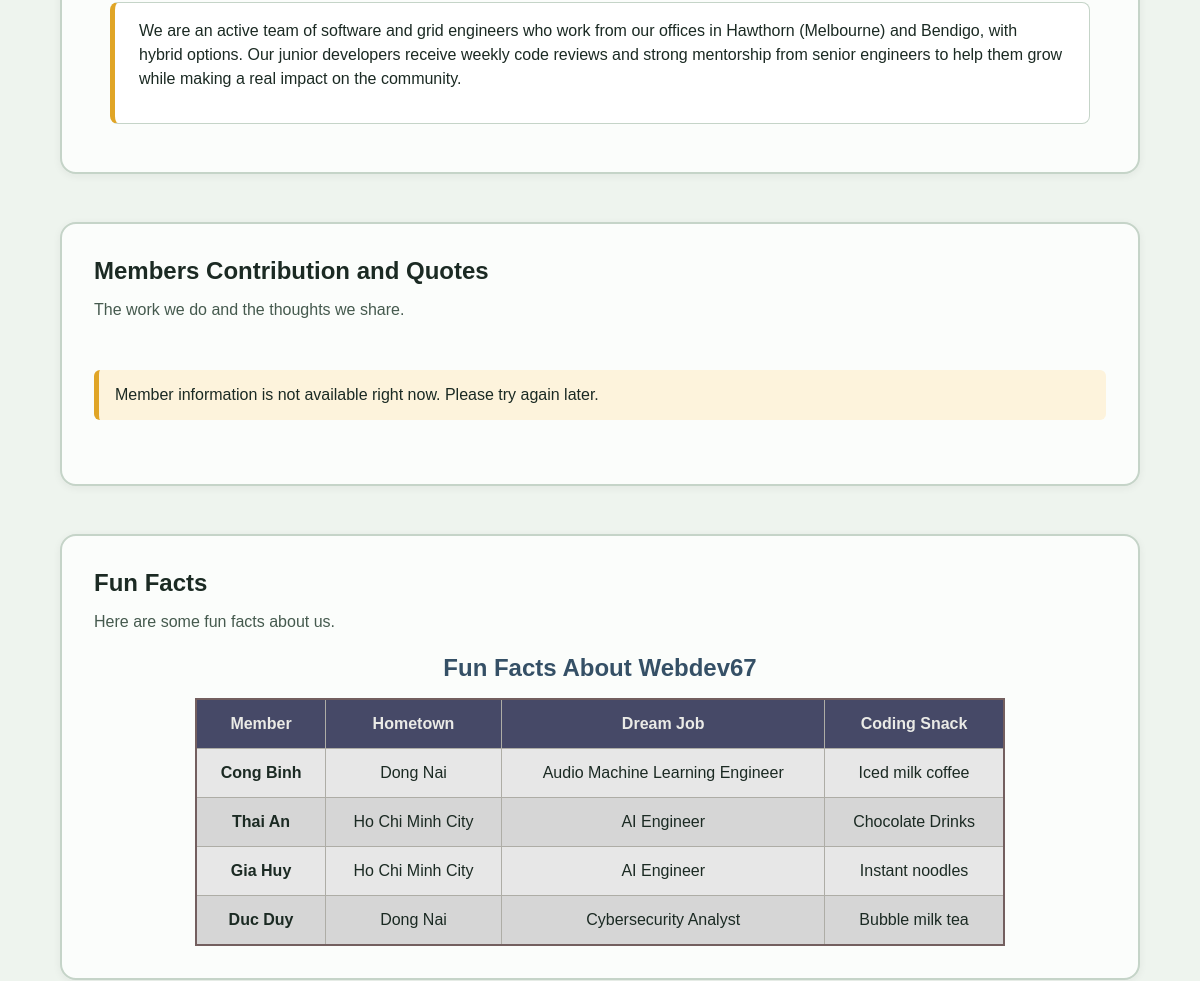
Page /about.php (middle part) on the earlier database version.
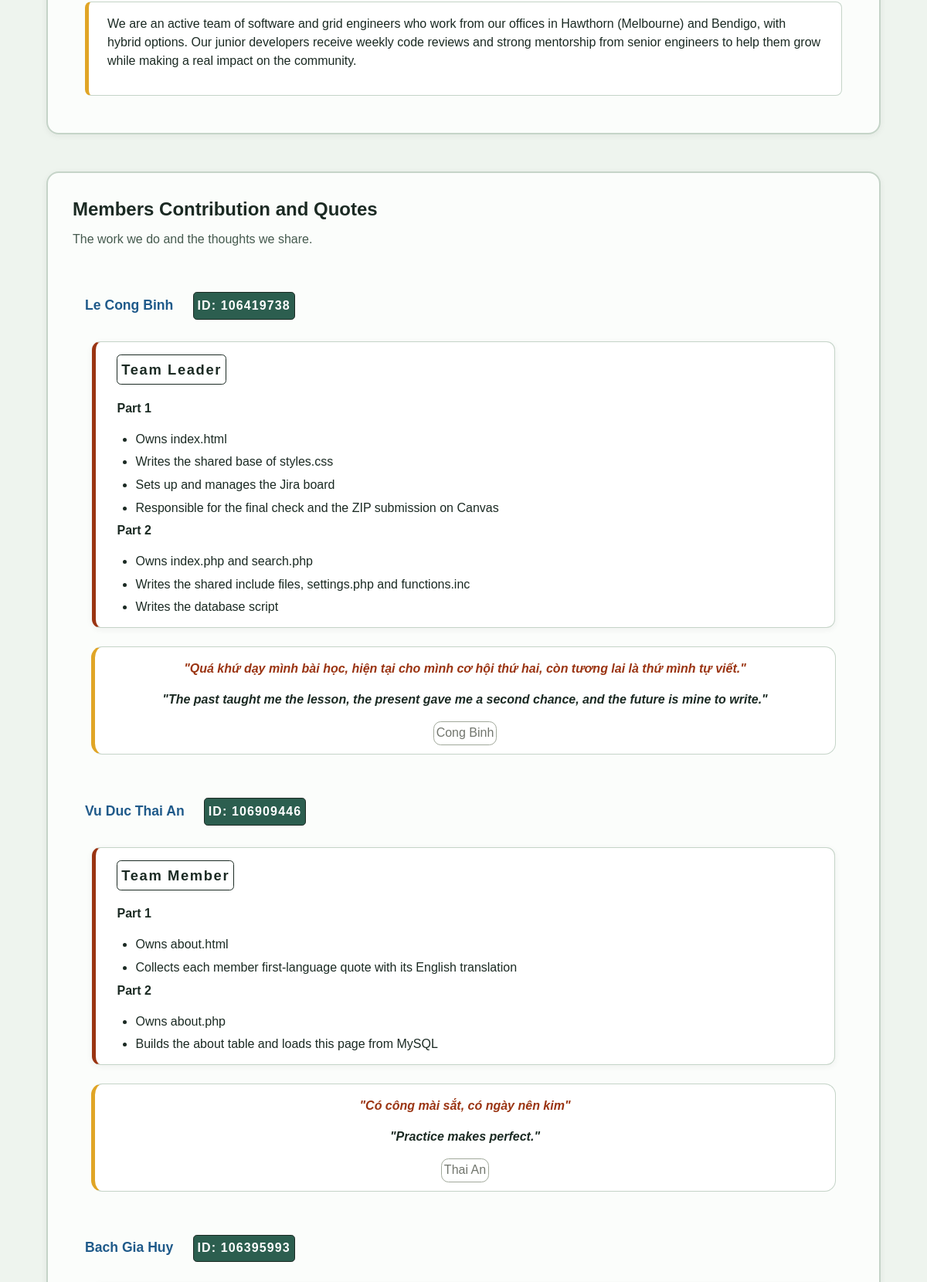
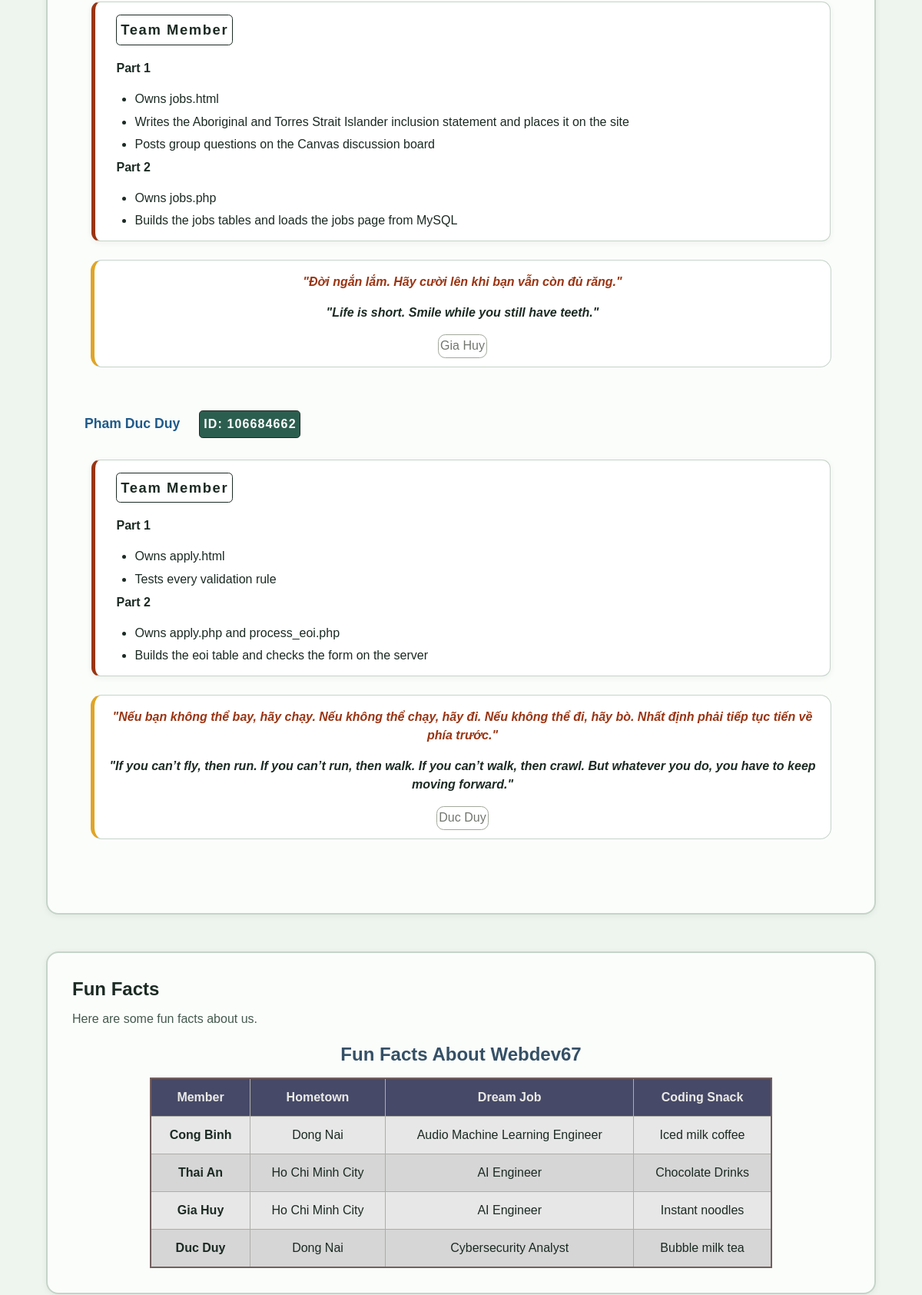
Same page on the later database version (2 pictures, top to bottom).
### tables this page shows
CREATE TABLE about (
    member_id         INT AUTO_INCREMENT PRIMARY KEY,
    full_name         VARCHAR(60)  NOT NULL,
    student_id        VARCHAR(12)  NOT NULL,
    role              VARCHAR(40)  NOT NULL,
    part1_work        TEXT         NOT NULL,
    part2_work        TEXT         NOT NULL,
    quote             TEXT         NOT NULL,
    quote_language    VARCHAR(5)   NOT NULL DEFAULT 'vi',
    quote_translation TEXT         NOT NULL,
    quote_author      VARCHAR(40)  NOT NULL,
    sort_order        INT          NOT NULL
);

### functions.inc (called while the page is built, shortened)
<?php
function db_fetch_rows($conn, $sql)
{
    $result = mysqli_query($conn, $sql);
    $rows = [];
    while ($row = mysqli_fetch_assoc($result)) {
        $rows[] = $row;
    }
    return $rows;
}
function e($text)
{
    return htmlspecialchars((string) $text, ENT_QUOTES, "UTF-8");
}
?>

### about.php (the view, shortened to what the changed rows need)
<?php
require_once "settings.php";
require_once "functions.inc";
$conn = db_connect($host, $user, $pwd, $sql_db);
$members = db_fetch_rows($conn, "SELECT full_name, student_id, role, part1_work, part2_work,
    quote, quote_language, quote_translation, quote_author
    FROM about ORDER BY sort_order");
include "header.inc";
?>
  <main id="main">
    <div class="container page-section">
        <section class="section">
            <h2>Members Contribution and Quotes</h2>
            <dl class="member-section">
                <?php if ($members === null || count($members) == 0) { ?>
                    <p class="db-notice">Member information is not available right now. Please try again later.</p>
                <?php } else { for ($i = 0; $i < count($members); $i++) { $m = $members[$i]; ?>
                    <div class="member">
                        <dt class="member-info">
                            <p class="StudentName"><?php echo e($m['full_name']); ?></p>
                            <p class="StudentID">ID: <?php echo e($m['student_id']); ?></p>
                        </dt>
                        <dd class="contributions">
                            <p class="member-role"><?php echo e($m['role']); ?></p>
                            <p class="work-part">Part 1</p>
                            <?php $part1 = explode('|', $m['part1_work']); ?>
                            <ol>
                                <?php for ($j = 0; $j < count($part1); $j++) { ?>
                                    <li><?php echo e($part1[$j]); ?></li>
                                <?php } ?>
                            </ol>
                            <p class="work-part">Part 2</p>
                            <?php $part2 = explode('|', $m['part2_work']); ?>
                            <ol>
                                <?php for ($j = 0; $j < count($part2); $j++) { ?>
                                    <li><?php echo e($part2[$j]); ?></li>
                                <?php } ?>
                            </ol>
                        </dd>
                        <dd class="quote">
                            <p lang="<?php echo e($m['quote_language']); ?>">"<?php echo e($m['quote']); ?>"</p>
                            <p>"<?php echo e($m['quote_translation']); ?>"</p>
                            <p class="quote-author"><?php echo e($m['quote_author']); ?></p>
                        </dd>
                    </div>
                <?php } } ?>
            </dl>
        </section>
        <section class="section">
            <h2>Fun Facts</h2>
            <div class="FunFact">
                <table class="FunFactTable">
                    <caption>Fun Facts About Webdev67</caption>
                    <thead>
                        <tr>
                            <th scope="col">Member</th>
                            <th scope="col">Hometown</th>
                            <th scope="col">Dream Job</th>
                            <th scope="col">Coding Snack</th>
                        </tr>
                    </thead>
                </table>
            </div>
        </section>
    </div>
  </main>
<?php include "footer.inc"; ?>

Differences in the rows shown:
added about: full_name "Le Cong Binh", student "106419738", role "Team Leader", part1_work "Owns index.html", part1_work "Writes the shared base of styles.css", part1_work "Sets up and manages the Jira board", part1_work "Responsible for the final check and the ZIP submission on Canvas", part2_work "Owns index.php and search.php", part2_work "Writes the shared include files, settings.php and functions.inc", part2_work "Writes the database script", quote "Quá khứ dạy mình bài học, hiện tại cho mình cơ hội thứ hai, còn tương lai là thứ mình tự viết.", quote_translation "The past taught me the lesson, the present gave me a second chance, and the future is mine to write.", quote_author "Cong Binh"
added about: full_name "Vu Duc Thai An", student "106909446", role "Team Member", part1_work "Owns about.html", part1_work "Collects each member first-language quote with its English translation", part2_work "Owns about.php", part2_work "Builds the about table and loads this page from MySQL", quote "Có công mài sắt, có ngày nên kim", quote_translation "Practice makes perfect.", quote_author "Thai An"
added about: full_name "Bach Gia Huy", student "106395993", role "Team Member", part1_work "Owns jobs.html", part1_work "Writes the Aboriginal and Torres Strait Islander inclusion statement and places it on the site", part1_work "Posts group questions on the Canvas discussion board", part2_work "Owns jobs.php", part2_work "Builds the jobs tables and loads the jobs page from MySQL", quote "Đời ngắn lắm. Hãy cười lên khi bạn vẫn còn đủ răng.", quote_translation "Life is short. Smile while you still have teeth.", quote_author "Gia Huy"
added about: full_name "Pham Duc Duy", student "106684662", role "Team Member", part1_work "Owns apply.html", part1_work "Tests every validation rule", part2_work "Owns apply.php and process_eoi.php", part2_work "Builds the eoi table and checks the form on the server", quote "Nếu bạn không thể bay, hãy chạy. Nếu không thể chạy, hãy đi. Nếu không thể đi, hãy bò. Nhất định phải tiếp tục tiến về phía trước.", quote_translation "If you can’t fly, then run. If you can’t run, then walk. If you can’t walk, then crawl. But whatever you do, you have to keep moving forward.", quote_author "Duc Duy"
Other differences:
text no longer shown: "Member information is not available right now. Please try again later."
